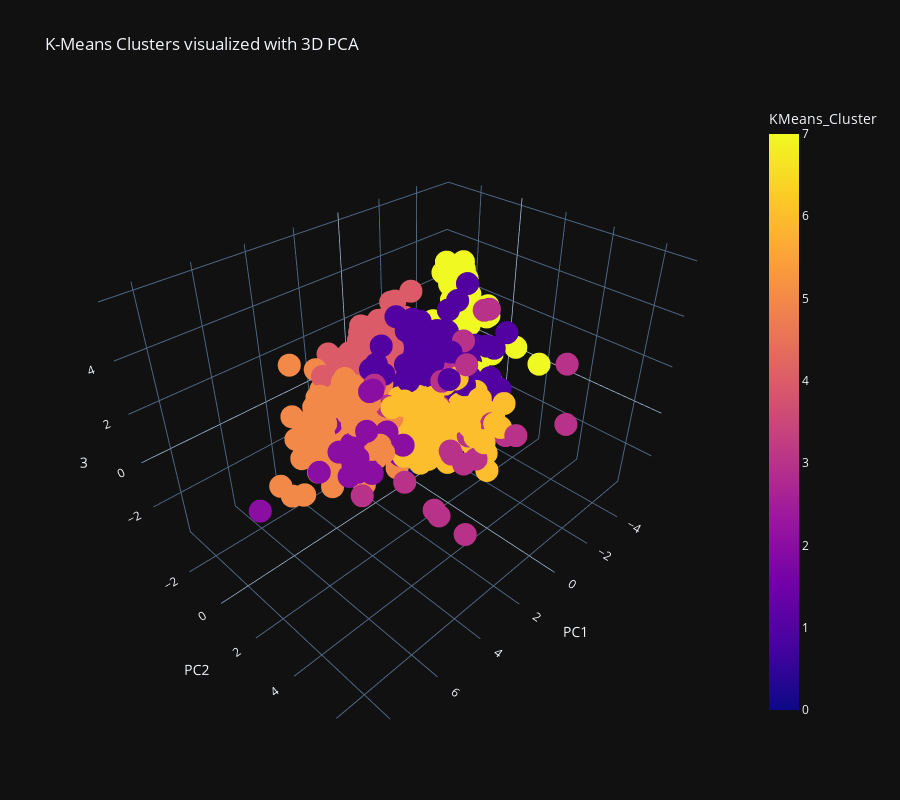

The notebook cell this image was saved under:
### Code cell
pca_df['KMeans_Cluster'] = clusters
# Create interactive 3D scatter plot
fig_kmeans = px.scatter_3d(pca_df,
                           x='PC1', y='PC2', z='PC3',
                           color='KMeans_Cluster',
                           title='K-Means Clusters visualized with 3D PCA')


# Adjust figure dimensions (increase height)
fig_kmeans.update_layout(width=900, height=800)  # adjust height as needed

# Show interactive plot
fig_kmeans.show()

### Figure 1 — Plotly figure (JSON) as saved in the notebook; plotly's stock layout.template omitted (floating-point values rounded to 4 significant figures; data arrays with more than 128 entries replaced by an {"elided": "..."} marker saying what was removed)
{"data": [{"hovertemplate": "PC1=%{x}<br>PC2=%{y}<br>PC3=%{z}<br>KMeans_Cluster=%{marker.color}<extra></extra>", "legendgroup": "", "marker": {"color": {"elided": "1599 int values"}, "coloraxis": "coloraxis", "symbol": "circle"}, "mode": "markers", "name": "", "scene": "scene", "showlegend": false, "x": {"elided": "1599 float values"}, "y": {"elided": "1599 float values"}, "z": {"elided": "1599 float values"}, "type": "scatter3d"}], "layout": {"scene": {"domain": {"x": [0.0, 1.0], "y": [0.0, 1.0]}, "xaxis": {"title": {"text": "PC1"}}, "yaxis": {"title": {"text": "PC2"}}, "zaxis": {"title": {"text": "PC3"}}}, "coloraxis": {"colorbar": {"title": {"text": "KMeans_Cluster"}}, "colorscale": [[0.0, "#0d0887"], [0.1111, "#46039f"], [0.2222, "#7201a8"], [0.3333, "#9c179e"], [0.4444, "#bd3786"], [0.5556, "#d8576b"], [0.6667, "#ed7953"], [0.7778, "#fb9f3a"], [0.8889, "#fdca26"], [1.0, "#f0f921"]]}, "legend": {"tracegroupgap": 0}, "title": {"text": "K-Means Clusters visualized with 3D PCA"}, "width": 900, "height": 800}}
